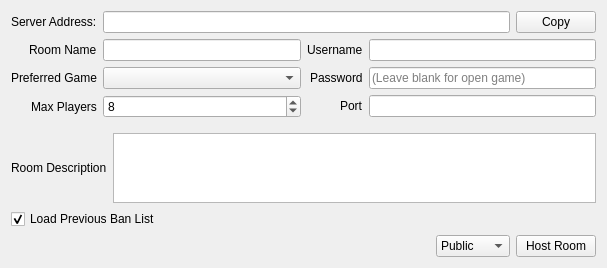
<?xml version="1.0" encoding="UTF-8"?>
<ui version="4.0">
 <class>HostRoom</class>
 <widget class="QWidget" name="HostRoom">
  <property name="geometry">
   <rect>
    <x>0</x>
    <y>0</y>
    <width>607</width>
    <height>236</height>
   </rect>
  </property>
  <property name="windowTitle">
   <string>Create Room</string>
  </property>
  <layout class="QVBoxLayout" name="verticalLayout_3">
   <item>
    <layout class="QHBoxLayout" name="horizontalLayout_2">
     <item>
      <widget class="QLabel" name="server_address_label">
       <property name="text">
        <string>Server Address:</string>
       </property>
      </widget>
     </item>
     <item>
      <widget class="QLineEdit" name="server_address_box"/>
     </item>
     <item>
      <widget class="QPushButton" name="copy_ip_button">
       <property name="text">
        <string>Copy</string>
       </property>
      </widget>
     </item>
    </layout>
   </item>
   <item>
    <widget class="QWidget" name="settings" native="true">
     <layout class="QHBoxLayout">
      <property name="leftMargin">
       <number>0</number>
      </property>
      <property name="topMargin">
       <number>0</number>
      </property>
      <property name="rightMargin">
       <number>0</number>
      </property>
      <item>
       <layout class="QFormLayout" name="formLayout_2">
        <property name="labelAlignment">
         <set>Qt::AlignRight|Qt::AlignTrailing|Qt::AlignVCenter</set>
        </property>
        <item row="1" column="0">
         <widget class="QLabel" name="label">
          <property name="text">
           <string>Room Name</string>
          </property>
         </widget>
        </item>
        <item row="1" column="1">
         <widget class="QLineEdit" name="room_name">
          <property name="maxLength">
           <number>50</number>
          </property>
         </widget>
        </item>
        <item row="2" column="0">
         <widget class="QLabel" name="label_3">
          <property name="text">
           <string>Preferred Game</string>
          </property>
         </widget>
        </item>
        <item row="2" column="1">
         <widget class="QComboBox" name="game_list"/>
        </item>
        <item row="3" column="0">
         <widget class="QLabel" name="label_2">
          <property name="text">
           <string>Max Players</string>
          </property>
         </widget>
        </item>
        <item row="3" column="1">
         <widget class="QSpinBox" name="max_player">
          <property name="minimum">
           <number>2</number>
          </property>
          <property name="maximum">
           <number>16</number>
          </property>
          <property name="value">
           <number>8</number>
          </property>
         </widget>
        </item>
       </layout>
      </item>
      <item>
       <layout class="QFormLayout" name="formLayout">
        <property name="labelAlignment">
         <set>Qt::AlignRight|Qt::AlignTrailing|Qt::AlignVCenter</set>
        </property>
        <item row="0" column="0">
         <widget class="QLabel" name="label_6">
          <property name="text">
           <string>Username</string>
          </property>
         </widget>
        </item>
        <item row="0" column="1">
         <widget class="QLineEdit" name="username"/>
        </item>
        <item row="1" column="0">
         <widget class="QLabel" name="label_5">
          <property name="text">
           <string>Password</string>
          </property>
         </widget>
        </item>
        <item row="1" column="1">
         <widget class="QLineEdit" name="password">
          <property name="echoMode">
           <enum>QLineEdit::PasswordEchoOnEdit</enum>
          </property>
          <property name="placeholderText">
           <string>(Leave blank for open game)</string>
          </property>
         </widget>
        </item>
        <item row="2" column="0">
         <widget class="QLabel" name="label_4">
          <property name="text">
           <string>Port</string>
          </property>
         </widget>
        </item>
        <item row="2" column="1">
         <widget class="QLineEdit" name="port">
          <property name="inputMethodHints">
           <set>Qt::ImhDigitsOnly</set>
          </property>
          <property name="maxLength">
           <number>5</number>
          </property>
         </widget>
        </item>
       </layout>
      </item>
     </layout>
    </widget>
   </item>
   <item>
    <layout class="QHBoxLayout" name="horizontalLayout_3">
     <item>
      <widget class="QLabel" name="label_7">
       <property name="text">
        <string>Room Description</string>
       </property>
      </widget>
     </item>
     <item>
      <widget class="QTextEdit" name="room_description"/>
     </item>
    </layout>
   </item>
   <item>
    <layout class="QHBoxLayout">
     <item>
      <widget class="QCheckBox" name="load_ban_list">
       <property name="text">
        <string>Load Previous Ban List</string>
       </property>
       <property name="checked">
        <bool>true</bool>
       </property>
      </widget>
     </item>
    </layout>
   </item>
   <item>
    <layout class="QHBoxLayout" name="horizontalLayout">
     <property name="rightMargin">
      <number>0</number>
     </property>
     <item>
      <spacer name="horizontalSpacer">
       <property name="orientation">
        <enum>Qt::Horizontal</enum>
       </property>
       <property name="sizeHint" stdset="0">
        <size>
         <width>40</width>
         <height>20</height>
        </size>
       </property>
      </spacer>
     </item>
     <item>
      <widget class="QComboBox" name="host_type">
       <item>
        <property name="text">
         <string>Public</string>
        </property>
       </item>
       <item>
        <property name="text">
         <string>Unlisted</string>
        </property>
       </item>
      </widget>
     </item>
     <item>
      <widget class="QPushButton" name="host">
       <property name="text">
        <string>Host Room</string>
       </property>
      </widget>
     </item>
    </layout>
   </item>
  </layout>
 </widget>
 <resources/>
 <connections/>
</ui>
